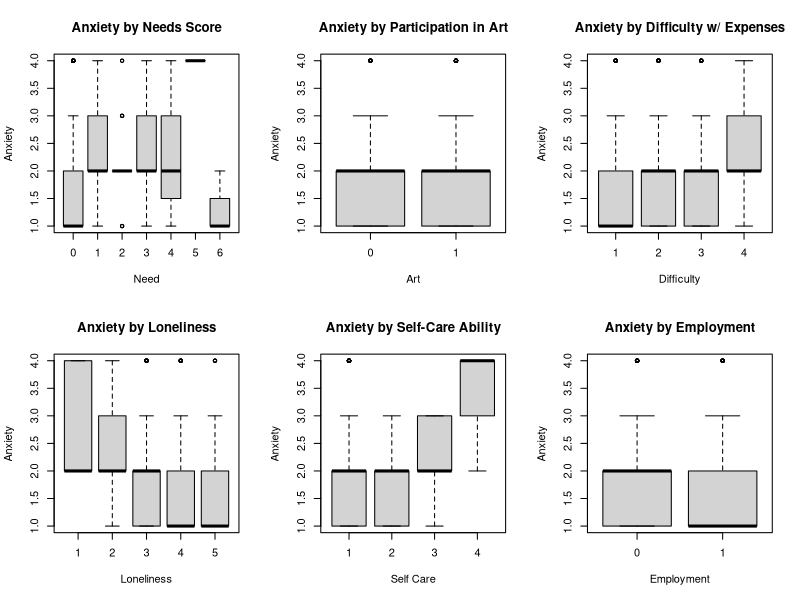

Write the R code that produced this figure. (Note: this script raises an error after producing the figure.)
# INSTALL AND LOAD PACKAGES

  # NB: IF PACKAGE NOT INSTALLED, UNCOMMENT NEXT BLOCK OF CODE. RECOMMENT TO AVOID 
  # ERROR MESSAGES

  #install.packages("psych")
  #install.packages("caTools") 
  #install.packages("VGAM")
  #install.packages("caret")
  #install.packages('MASS')

  # LOAD
  library(MASS)
  library(caret)
  library(VGAM)
  library(caTools)
  library("psych")

# IMPORTING DATA

  data <- read.csv("HTOPS_HPS_2502_PUF.csv")

# CLEANING DATA AND CREATING SUBSET

  data <- subset(data, ANXIOUS != -99 & (NDX14_FOOD == 1 | NDX14_SHELTER == 1 | 
                                    NDX14_MEDICAL == 1 | NDX14_EMOTIONAL == 1 | 
                                    NDX14_FRESHWATER == 1 | NDX14_ELECTRICITY == 1 
                                    | NDX14_NONE_NEEDED == 1) & CREATEART != -99
                 & EXPNS_DIF != -99 & SOCIAL2_first != -99 & SELFCARE != -99 
                 & ANYWORK != -99) #Cleaning non-responses
  
# EXTRACTING VARIABLES OF INTEREST FROM THE DATA SETS

  #explanatory variables
  needs <- data.frame(data$NDX14_FOOD,data$NDX14_SHELTER,data$NDX14_MEDICAL,
                      data$NDX14_EMOTIONAL,data$NDX14_FRESHWATER,
                      data$NDX14_ELECTRICITY) #table of needs by individual
  
  needs[needs == -99] <- 0 #Fixing binary statistic to better represent data
  needsScore <- rowSums(needs) #Summing all needs into one score
  
  art <- data$CREATEART - 1 # Whether participant practices art; 1 = Yes, 0 = No
  expnsDifclty <- data$EXPNS_DIF # Difficulty paying expenses; Higher score = Harder
  lonely <- data$SOCIAL2_first # Frequency of loneliness; Lower Score = Higher freq.
  selfCare <- data$SELFCARE # Difficulty of self care tasks; Higher = Harder
  employment <- data$ANYWORK - 1 # Working status; 1 = Working, 0 = Not Working
  
  
  #response variable
  anxiety <- data$ANXIOUS #How anxious an individual has felt over the past two weeks
  
  #NEW DATA TABLE - exclusively w/ variables of interest
  
  data <- data.frame(needsScore,art,expnsDifclty,lonely,selfCare,employment,anxiety)
  

# EXPLORATORY DATA ANALYSIS

  #SUMMARIES
  
  print("Anxiety Description")
  print(describe(anxiety))
  cat("\n")
  
  print("Needs Score Description")
  print(describe(needsScore))
  cat("\n")
  
  print("Art Participation Description")
  print(describe(art))
  cat("\n")
  
  print("Difficulty w/ Expenses Description")
  print(describe(employment))
  cat("\n")
  
  print("Needs Score Description")
  print(describe(expnsDifclty))
  cat("\n")
  
  print("Loneliness Description")
  print(describe(lonely))
  cat("\n")
  
  print("Self Care Description")
  print(describe(selfCare))
  cat("\n")
  
  
# BOX PLOTS
    par(mfrow = c(2, 3))
    boxplot(anxiety ~ needsScore,
            main = "Anxiety by Needs Score",
            xlab = "Need",
            ylab = "Anxiety")
    boxplot(anxiety ~ art,
            main = "Anxiety by Participation in Art",
            xlab = "Art",
            ylab = "Anxiety")
    boxplot(anxiety ~ expnsDifclty,
            main = "Anxiety by Difficulty w/ Expenses",
            xlab = "Difficulty",
            ylab = "Anxiety")
    boxplot(anxiety ~ lonely,
            main = "Anxiety by Loneliness",
            xlab = "Loneliness",
            ylab = "Anxiety")
    boxplot(anxiety ~ selfCare,
            main = "Anxiety by Self-Care Ability",
            xlab = "Self Care",
            ylab = "Anxiety")
    boxplot(anxiety ~ employment,
            main = "Anxiety by Employment",
            xlab = "Employment",
            ylab = "Anxiety")
    
    

# ORDINAL LOGISTIC REGRESSION ANALYSIS
  
  # Convert anxiety to ordered factor
  data$anxiety <- factor(data$anxiety,levels = sort(unique(data$anxiety)),
                         ordered = TRUE)
    
  # SPLITTING DATA SET
  
  split <- sample.split(data$anxiety, SplitRatio = 0.8)
  
  trainData <- subset(data, split == "TRUE")
  testData <- subset(data, split == "FALSE")


  print("Train Data")
  print(summary(trainData$anxiety))

  
  print("Test Data")
  print(describe(testData))

  # MODEL
  
  #Training
  model <- polr(anxiety ~ needsScore + art + expnsDifclty + lonely + selfCare + 
                  employment, data = trainData, Hess = TRUE)
  
  
  #Applying
  predicted_probs <- as.data.frame(predict(model, newdata = testData, type = "probs"))
  predictions <- as.numeric(colnames(predicted_probs)[apply(predicted_probs, 
                                                                  1, which.max)])
  #Print statements
  print("predictions:")
  print(describe(predictions))
  print("actual:")
  print(describe(anxiety))
  
# VERIFICATION
  
  # HISTOGRAMS
  par(mfrow = c(2, 1))
  hist(testData$anxiety,main="Actual Anxiety",
       xlab="Anxiety")
  hist(predictions,main="Predicted Anxiety",
       xlab="Anxiety")

  # CONFUSION MATRIX
  
  #Initializing
  conMat <- data.frame(matrix(0,ncol = 4, nrow = 4))
  colnames(conMat) <- c("1", "2", "3","4")
  
  #Filling
  for (prediction in 1:length(predictions))
  {
    conMat[testData$anxiety[prediction],predictions[prediction]] <- 
        conMat[testData$anxiety[prediction],predictions[prediction]] + 1
  }
    
  # METRICS
  
  #accuracy
  
  accuracy <- (conMat[1,1] + conMat[2,2] + conMat[3,3] + conMat[4,4]) / length(predictions)
  print("ACCURACY:")
  print(accuracy)
  
  print(summary(model))
  
